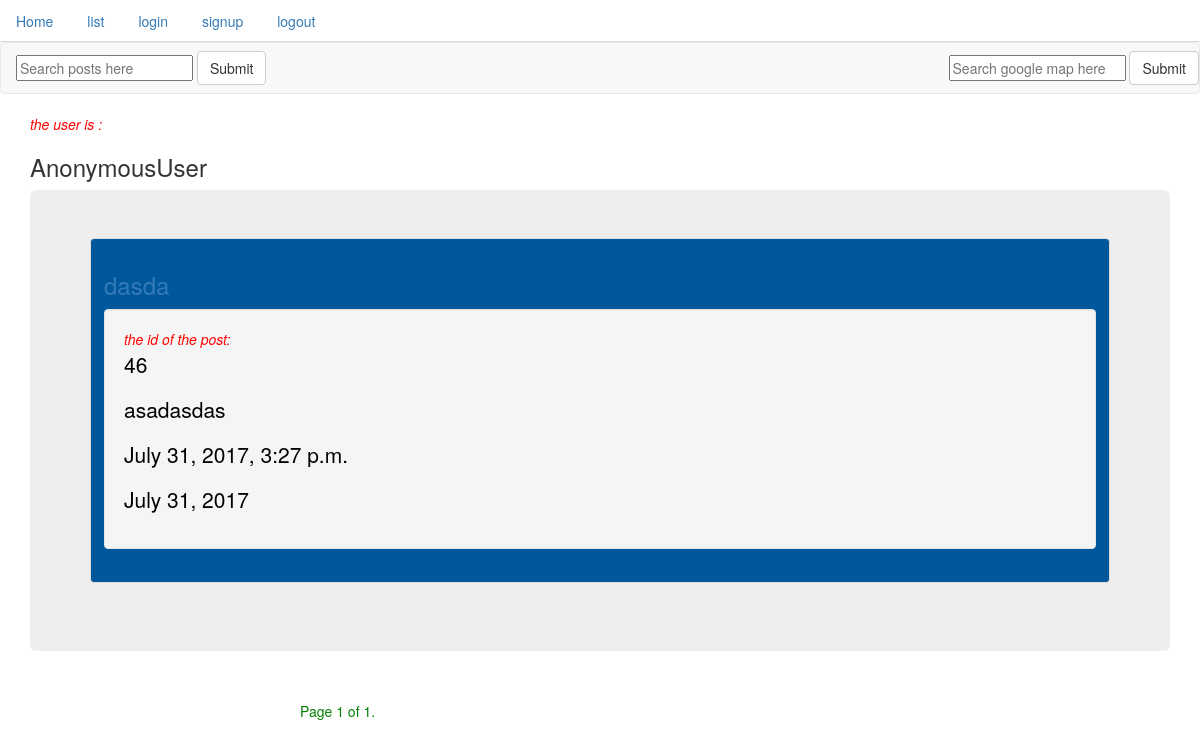
The app's page /posts/list/ with its own data.
### post/models.py (models this page shows, shortened)
class Post(models.Model):
	author = models.ForeignKey(User, default=1)
	title = models.CharField(max_length=255)
	content = models.TextField()
	updated = models.DateTimeField(auto_now=True, auto_now_add=False)
	timestamp = models.DateTimeField(auto_now=False, auto_now_add = True)
	image = models.ImageField(upload_to="blog_images", null=True , blank=True)
	slug = models.SlugField(unique=True, null=True)
	draft  = models.BooleanField(default=True)
	publish= models.DateField()
	def get_absoulute_url(self):
		return reverse("post:detail", kwargs={"slug": self.slug})
	def name_val(self):
		return str(self.id)
		pass
	class Meta:
		ordering= ['-timestamp', '-updated']

### post/views.py (the view, shortened to what this page needs)
def post_list(request):
    today = timezone.now().date()
    if request.user.is_staff or request.user.is_superuser:
        details= Post.objects.all()
    else:
        details = Post.objects.filter(draft=False).filter(publish__lte=today)
    query = request.GET.get("q")
    paginator = Paginator(details, 4) # Show 4 contacts per page
    page = request.GET.get('page')
    try:
        contacts = paginator.page(page)
    except PageNotAnInteger:
        contacts = paginator.page(1)
    except EmptyPage:
        contacts = paginator.page(paginator.num_pages)
    context3 = {
        "user": request.user,
        "list": contacts,
        "today": today,
    }
    return render(request, 'post_list.html',context3)

### post/templates/post_list.html (shortened to what this page needs)
{% extends "base.html" %}
{% block content %}
           {% for x in list%}
                <div class="col s6" >
                    <div class="jumbotron">
                        <div class="thumbnail">
                            <div class="caption">
                                    <a href={{x.get_absoulute_url}}><h3>{{x.title}}</h3></a>
                                    <div class="well"><cite>the id of the post:</cite><p>{{x.name_val}}</p>
                                    <p>{{x.content|truncatechars:10}}</p>
                                    <p>{{x.updated}}</p>
                                    <p>{{x.publish}}</p>
                                    </div>
                            </div>
                        </div>
                    </div>
                </div>
           {% endfor %}
        </div>
<div class="pagination">
    <span class="step-links">
        <span class="current">
            Page {{ list.number }} of {{ list.paginator.num_pages }}.
        </span>
    </span>
</div>
{% endblock content%}

### post/static/css/54321.css (style rules this page uses)
cite { color:red; }
p { color: black; }
.pagination { position: relative; left: 300px; color: green; background: white; }
.thumbnail { background-color: #01579b; }

### records on screen
Post: title "dasda", name_val "46", content "asadasdas", updated "July 31, 2017, 3:27 p.m.", publish "July 31, 2017"

### other values on screen
{{ user }} "AnonymousUser"
{{ list.number }} "1"
{{ list.paginator.num_pages }} "1"
